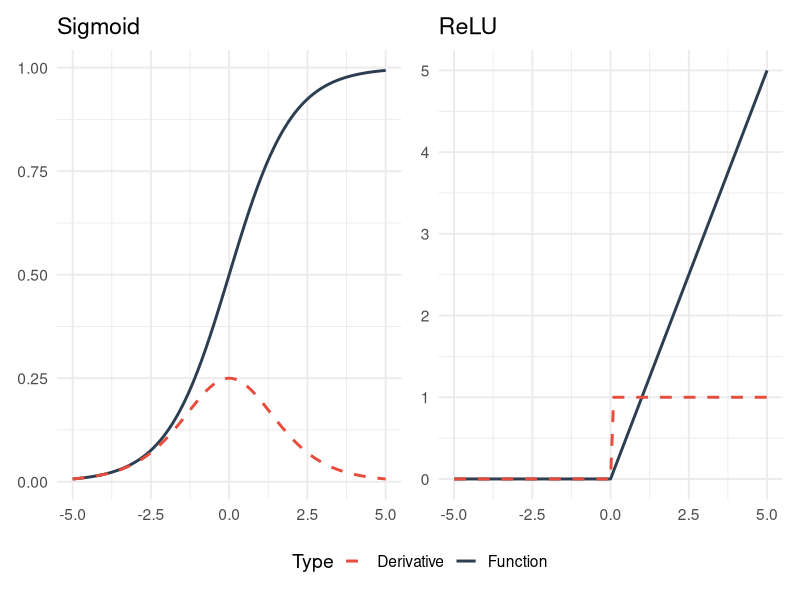

The R source for this figure:
library(ggplot2)
library(patchwork)

# Define functions
sigmoid <- function(x) 1 / (1 + exp(-x))
d_sigmoid <- function(x) sigmoid(x) * (1 - sigmoid(x))
relu <- function(x) pmax(0, x)
d_relu <- function(x) ifelse(x > 0, 1, 0)

x_vals <- seq(-5, 5, length.out = 1000)
df <- data.frame(x = x_vals)

# Common styling
base_theme <- theme_minimal(base_size = 14) + 
  theme(legend.position = "bottom")

# 1. Sigmoid Plot
p1 <- ggplot(df, aes(x = x)) +
  stat_function(fun = sigmoid, aes(color = "Function"), linewidth = 1) +
  stat_function(fun = d_sigmoid, aes(color = "Derivative"), linewidth = 1, linetype = "dashed") +
  scale_color_manual(values = c("Function" = "#2c3e50", "Derivative" = "#e74c3c")) +
  labs(title = "Sigmoid", y = NULL, x = NULL, color = "Type") +
  base_theme

# 2. ReLU Plot
p2 <- ggplot(df, aes(x = x)) +
  stat_function(fun = relu, aes(color = "Function"), linewidth = 1) +
  stat_function(fun = d_relu, aes(color = "Derivative"), linewidth = 1, linetype = "dashed") +
  scale_color_manual(values = c("Function" = "#2c3e50", "Derivative" = "#e74c3c")) +
  labs(title = "ReLU", y = NULL, x = NULL, color = "Type") +
  base_theme

p <- p1 + p2 + plot_layout(guides = "collect") & theme(legend.position = 'bottom')
ggsave("activations.png", p, width = 9, height = 4, dpi = 300)
